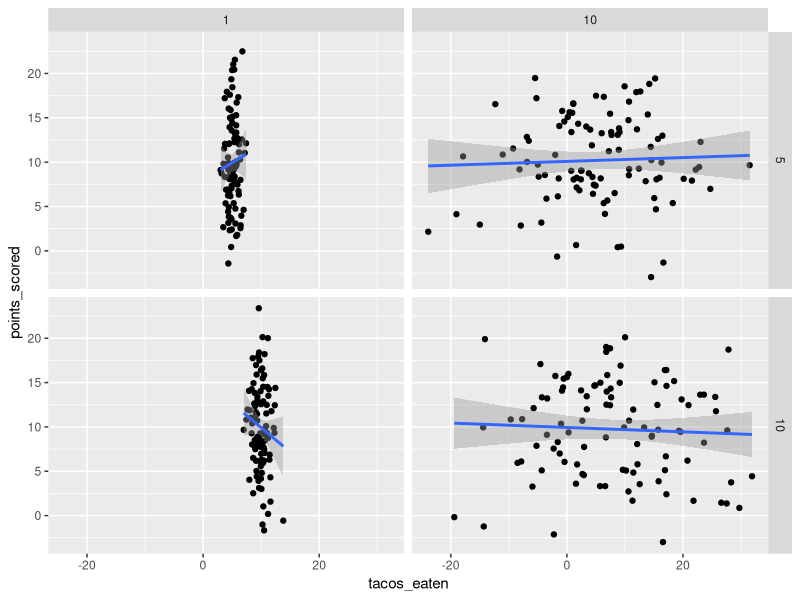

Write the R code that produced this figure.
## ---- chunk 1
knitr::opts_chunk$set(echo = TRUE)
## ---- chunk 2
library(tidyverse)
set.seed(1)
## ---- chunk 3
sim_tacos_and_points <- function(n_rows, mean_tacos, sd_tacos, sd_points, mean_points, ...){
   tibble(
      tacos_eaten = rnorm(n_rows, mean_tacos, sd_tacos),
      points_scored = rnorm(n_rows, mean_points, sd_points)
   )
}
## ---- chunk 4
sim_tacos_and_points(
   n_rows = 10,
   mean_tacos = 5,
   sd_tacos = 3,
   mean_points = 10,
   sd_points = 3
)
## ---- chunk 5
parameters <- 
   crossing(
      n_rows = 100,
      mean_tacos = c(5, 10),
      sd_tacos = c(1, 10),
      mean_points = c(10),
      sd_points = c(5)
   ) %>% print()
## ---- chunk 6
parameters <- 
   parameters %>% 
   mutate(data = pmap(., sim_tacos_and_points)) %>% 
   print()
## ---- chunk 7
# based on row number
parameters$data[[1]]

# based on parameters
parameters %>% 
   filter(mean_tacos == 5, sd_tacos == 1) %>% 
   pull(data) %>% 
   .[[1]]
## ---- chunk 8
parameters %>% 
   unnest() %>% 
   ggplot(aes(x = tacos_eaten, y = points_scored)) +
   geom_point() +
   facet_grid(mean_tacos ~ sd_tacos) +
   geom_smooth(method = "lm")
## ---- chunk 9
parameters <- 
   parameters %>% 
   mutate(
      model = data %>% map(~ lm(points_scored ~ tacos_eaten, data = .)),
      coef = model %>% map(broom::tidy)
   ) %>% 
   print()
## ---- chunk 10
parameters$coef
